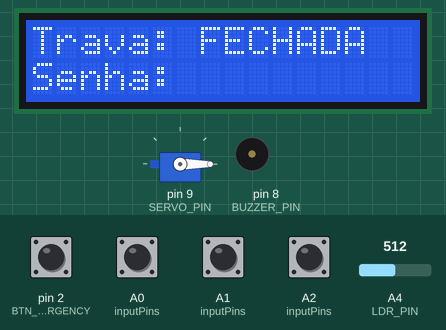
Recording of a sketch running on a simulated Arduino Uno, built with avr-gcc and run on an emulated ATmega328P. Parts: 16×2 character LCD, servo, buzzer (waves = sounding). The inputs (shaded band) are chosen by the test bench; at power-on: A0 (inputPins), A1 (inputPins), A2 (inputPins), pin 2 (BTN_EMERGENCY) HIGH, A4 (LDR_PIN) = 512.

Above: at 2.9 s.
3.0 s: A4 (LDR_PIN) set to 646
6.0 s: A4 (LDR_PIN) set to 680
At 8.4 s:
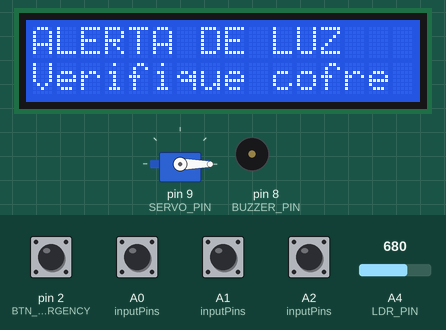
9.0 s: pin 2 (BTN_EMERGENCY) pulled LOW for 0.15 s
At 9.17 s:
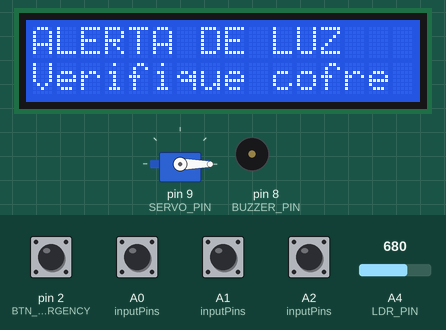
9.7 s: pin 2 (BTN_EMERGENCY) pulled LOW for 1 s
At 10.1 s:
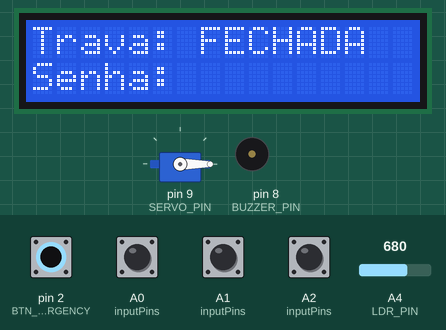
13.7 s: pin 2 (BTN_EMERGENCY) pulsed LOW 5 times (0.12 s each, 0.3 s apart)
At 16.8 s:
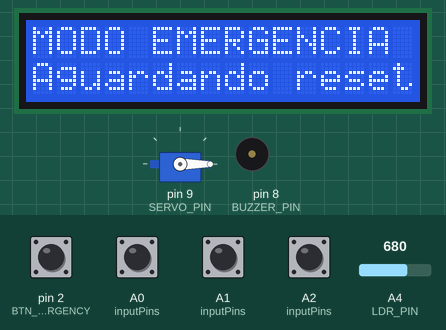
Timing chart, 0 to 17.8 s (numbered marks = the images above; inputs shaded):
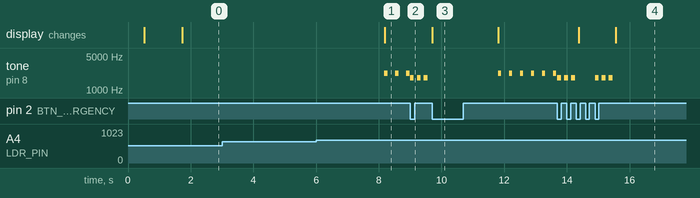

Measured:
- the behaviour switches between 662 and 663 on A4 (LDR_PIN) (found by bisection; images 0 and 1)
- after the input at 3.0 s, every drawn part: stays the same
- after the input at 6.0 s, tone on pin 8 (BUZZER_PIN): alternates 2200 Hz for 0.10 s and silent for 0.25 s, starting after 2.2 s; the display: changes after 2.2 s (image 1)
- after the input at 9.0 s, tone on pin 8 (BUZZER_PIN): alternates 1800 Hz for 0.12 s and silent for 0.10 s, starting at once
- after the input at 9.7 s, tone on pin 8 (BUZZER_PIN): alternates 2200 Hz for 0.10 s and silent for 0.25 s, starting after 2.1 s; the display: changes at once (image 3)
- after the input at 13.7 s, the display: first changes after 0.67 s (image 4 shows a later state)

The sketch:

smart-locker-iot.ino
```cpp
#include <LiquidCrystal.h>
#include <Servo.h>

LiquidCrystal lcd(12, 11, 7, 6, 5, 4);
Servo lockerServo;

// Entradas de senha (3 botoes numericos)
const int BTN_1 = A0;
const int BTN_2 = A1;
const int BTN_3 = A2;

// Monitoramento e atuacao
const int LDR_PIN = A4;
const int BUZZER_PIN = 8;
const int SERVO_PIN = 9;

// Interrupcao de emergencia (toggle trava/destrava)
const int BTN_EMERGENCY = 2; // INT0

// Senha padrao
const byte PASSWORD_LENGTH = 3;
const byte PASSWORD[PASSWORD_LENGTH] = {1, 2, 3};

enum LockerState {
  STATE_LOCKED,
  STATE_OPEN,
  STATE_BLOCKED,
  STATE_ALARM,
  STATE_EMERGENCY
};

LockerState currentState = STATE_LOCKED;

volatile bool emergencyToggleRequested = false;

byte enteredPin[PASSWORD_LENGTH];
byte enteredLength = 0;
byte failedAttempts = 0;

unsigned long stateTimestamp = 0;
unsigned long lastUiRefresh = 0;
unsigned long lastLdrCheck = 0;
unsigned long lightExposureStart = 0;
unsigned long lastAlarmBeep = 0;
unsigned long lastEmergencyToggleAt = 0;

int ldrBaseline = 0;

const int SERVO_LOCKED_ANGLE = 0;
const int SERVO_OPEN_ANGLE = 90;
const unsigned long OPEN_TIME_MS = 8000;
const unsigned long BLOCK_TIME_MS = 5000;
const unsigned long ALARM_TIME_MS = 10000;
const unsigned long LIGHT_CONFIRM_MS = 2000;
const int LDR_DELTA_TRIGGER = 150;
const unsigned long EMERGENCY_TOGGLE_DEBOUNCE_MS = 250;

const int inputPins[] = {BTN_1, BTN_2, BTN_3};
const byte INPUT_COUNT = sizeof(inputPins) / sizeof(inputPins[0]);
bool lastStableState[INPUT_COUNT];
bool lastReadState[INPUT_COUNT];
unsigned long lastDebounceAt[INPUT_COUNT];
const unsigned long DEBOUNCE_MS = 25;

void isrEmergencyToggle() {
  emergencyToggleRequested = true;
}

void setLockedPosition() {
  lockerServo.write(SERVO_LOCKED_ANGLE);
}

void setOpenPosition() {
  lockerServo.write(SERVO_OPEN_ANGLE);
}

void shortBeep(unsigned int durationMs) {
  tone(BUZZER_PIN, 2000, durationMs);
}

void tripleBeep() {
  for (byte i = 0; i < 3; i++) {
    tone(BUZZER_PIN, 1800, 120);
    delay(220);
  }
}

bool readButtonEvent(byte idx) {
  bool rawPressed = (digitalRead(inputPins[idx]) == LOW);

  if (rawPressed != lastReadState[idx]) {
    lastReadState[idx] = rawPressed;
    lastDebounceAt[idx] = millis();
  }

  if ((millis() - lastDebounceAt[idx]) >= DEBOUNCE_MS) {
    if (rawPressed != lastStableState[idx]) {
      lastStableState[idx] = rawPressed;
      if (rawPressed) {
        return true;
      }
    }
  }

  return false;
}

bool pinMatches() {
  if (enteredLength != PASSWORD_LENGTH) {
    return false;
  }

  for (byte i = 0; i < PASSWORD_LENGTH; i++) {
    if (enteredPin[i] != PASSWORD[i]) {
      return false;
    }
  }

  return true;
}

void clearEnteredPin() {
  enteredLength = 0;
}

void drawLockedScreen() {
  lcd.clear();
  lcd.setCursor(0, 0);
  lcd.print("Trava: FECHADA");
  lcd.setCursor(0, 1);
  lcd.print("Senha: ");

  for (byte i = 0; i < enteredLength; i++) {
    lcd.print('*');
  }
}

void drawOpenScreen() {
  unsigned long elapsed = millis() - stateTimestamp;
  unsigned long remaining = (elapsed >= OPEN_TIME_MS) ? 0 : (OPEN_TIME_MS - elapsed) / 1000;

  lcd.clear();
  lcd.setCursor(0, 0);
  lcd.print("Trava: ABERTA");
  lcd.setCursor(0, 1);
  lcd.print("Fecha em ");
  lcd.print(remaining);
  lcd.print("s   ");
}

void drawBlockedScreen() {
  unsigned long elapsed = millis() - stateTimestamp;
  unsigned long remaining = (elapsed >= BLOCK_TIME_MS) ? 0 : (BLOCK_TIME_MS - elapsed + 999) / 1000;

  lcd.clear();
  lcd.setCursor(0, 0);
  lcd.print("BLOQUEADO!");
  lcd.setCursor(0, 1);
  lcd.print("Aguarde ");
  lcd.print(remaining);
  lcd.print("s  ");
}

void drawAlarmScreen() {
  lcd.clear();
  lcd.setCursor(0, 0);
  lcd.print("ALERTA DE LUZ");
  lcd.setCursor(0, 1);
  lcd.print("Verifique cofre");
}

void drawEmergencyScreen() {
  lcd.clear();
  lcd.setCursor(0, 0);
  lcd.print("MODO EMERGENCIA");
  lcd.setCursor(0, 1);
  lcd.print("Aguardando reset");
}

void switchToState(LockerState nextState) {
  currentState = nextState;
  stateTimestamp = millis();

  if (nextState == STATE_LOCKED) {
    setLockedPosition();
    clearEnteredPin();
  }

  if (nextState == STATE_OPEN) {
    setOpenPosition();
    clearEnteredPin();
  }

  if (nextState == STATE_BLOCKED) {
    setLockedPosition();
    clearEnteredPin();
    tripleBeep();
  }

  if (nextState == STATE_ALARM) {
    setLockedPosition();
    clearEnteredPin();
    drawAlarmScreen();
  }

  if (nextState == STATE_EMERGENCY) {
    setLockedPosition();
    clearEnteredPin();
    tripleBeep();
  }

  // Forca refresh visual imediato na troca de estado.
  lastUiRefresh = 0;
}

void handleEmergencyRequests() {
  noInterrupts();
  bool toggleReq = emergencyToggleRequested;
  emergencyToggleRequested = false;
  interrupts();

  if (!toggleReq) {
    return;
  }

  if ((millis() - lastEmergencyToggleAt) < EMERGENCY_TOGGLE_DEBOUNCE_MS) {
    return;
  }

  lastEmergencyToggleAt = millis();

  if (currentState == STATE_EMERGENCY) {
    failedAttempts = 0;
    switchToState(STATE_LOCKED);
    return;
  }

  switchToState(STATE_EMERGENCY);
}

void handlePinInput() {
  for (byte i = 0; i < INPUT_COUNT; i++) {
    if (readButtonEvent(i) && enteredLength < PASSWORD_LENGTH) {
      enteredPin[enteredLength] = i + 1;
      enteredLength++;
      shortBeep(40);

      if (enteredLength == PASSWORD_LENGTH) {
        if (pinMatches()) {
          failedAttempts = 0;
          switchToState(STATE_OPEN);
        } else {
          failedAttempts++;
          shortBeep(250);
          clearEnteredPin();

          if (failedAttempts >= 3) {
            failedAttempts = 0;
            switchToState(STATE_BLOCKED);
          }
        }
      }
    }
  }
}

void handleLightMonitoring() {
  if ((millis() - lastLdrCheck) < 150) {
    return;
  }

  lastLdrCheck = millis();
  int currentLight = analogRead(LDR_PIN);

  if (currentLight > (ldrBaseline + LDR_DELTA_TRIGGER)) {
    if (lightExposureStart == 0) {
      lightExposureStart = millis();
    }

    if ((millis() - lightExposureStart) > LIGHT_CONFIRM_MS) {
      switchToState(STATE_ALARM);
      lightExposureStart = 0;
    }
  } else {
    lightExposureStart = 0;
  }
}

void updateScreen() {
  if ((millis() - lastUiRefresh) < 200) {
    return;
  }

  lastUiRefresh = millis();

  if (currentState == STATE_LOCKED) {
    drawLockedScreen();
    return;
  }

  if (currentState == STATE_OPEN) {
    drawOpenScreen();
    return;
  }

  if (currentState == STATE_BLOCKED) {
    drawBlockedScreen();
    return;
  }

  if (currentState == STATE_ALARM) {
    drawAlarmScreen();
    return;
  }

  if (currentState == STATE_EMERGENCY) {
    drawEmergencyScreen();
  }
}

void setup() {
  lcd.begin(16, 2);

  pinMode(BUZZER_PIN, OUTPUT);
  pinMode(LDR_PIN, INPUT);

  for (byte i = 0; i < INPUT_COUNT; i++) {
    pinMode(inputPins[i], INPUT_PULLUP);
    lastStableState[i] = false;
    lastReadState[i] = false;
    lastDebounceAt[i] = 0;
  }

  pinMode(BTN_EMERGENCY, INPUT_PULLUP);

  attachInterrupt(digitalPinToInterrupt(BTN_EMERGENCY), isrEmergencyToggle, FALLING);

  lockerServo.attach(SERVO_PIN);
  setLockedPosition();

  long sum = 0;
  for (byte i = 0; i < 30; i++) {
    sum += analogRead(LDR_PIN);
    delay(15);
  }
  ldrBaseline = sum / 30;

  lcd.clear();
  lcd.setCursor(0, 0);
  lcd.print("Smart Locker IOT");
  lcd.setCursor(0, 1);
  lcd.print("Inicializando...");
  delay(1200);

  switchToState(STATE_LOCKED);
}

void loop() {
  handleEmergencyRequests();

  if (currentState == STATE_EMERGENCY) {
    updateScreen();
    return;
  }

  if (currentState == STATE_LOCKED) {
    handlePinInput();
    handleLightMonitoring();
  }

  if (currentState == STATE_OPEN) {
    if ((millis() - stateTimestamp) >= OPEN_TIME_MS) {
      switchToState(STATE_LOCKED);
    }
  }

  if (currentState == STATE_BLOCKED) {
    if ((millis() - stateTimestamp) >= BLOCK_TIME_MS) {
      switchToState(STATE_LOCKED);
    }
  }

  if (currentState == STATE_ALARM) {
    if ((millis() - lastAlarmBeep) > 350) {
      lastAlarmBeep = millis();
      tone(BUZZER_PIN, 2200, 100);
    }

    if ((millis() - stateTimestamp) >= ALARM_TIME_MS) {
      switchToState(STATE_LOCKED);
    }
  }

  updateScreen();
}
```
